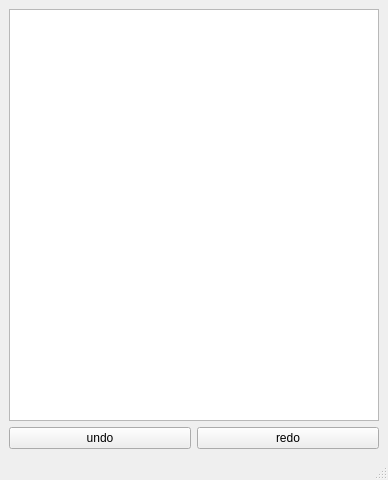
<?xml version="1.0" encoding="UTF-8"?>
<ui version="4.0">
 <class>MainWindow</class>
 <widget class="QMainWindow" name="MainWindow">
  <property name="geometry">
   <rect>
    <x>0</x>
    <y>0</y>
    <width>388</width>
    <height>480</height>
   </rect>
  </property>
  <property name="windowTitle">
   <string>Text Editor</string>
  </property>
  <widget class="QWidget" name="centralwidget">
   <layout class="QGridLayout" name="gridLayout_2">
    <item row="2" column="0" colspan="2">
     <widget class="QPlainTextEdit" name="textEdit">
      <property name="sizePolicy">
       <sizepolicy hsizetype="Expanding" vsizetype="Expanding">
        <horstretch>0</horstretch>
        <verstretch>0</verstretch>
       </sizepolicy>
      </property>
      <property name="font">
       <font>
        <family>System</family>
        <pointsize>12</pointsize>
        <weight>75</weight>
        <bold>true</bold>
       </font>
      </property>
      <property name="undoRedoEnabled">
       <bool>false</bool>
      </property>
     </widget>
    </item>
    <item row="3" column="0">
     <widget class="QPushButton" name="undoButton">
      <property name="sizePolicy">
       <sizepolicy hsizetype="Expanding" vsizetype="Fixed">
        <horstretch>0</horstretch>
        <verstretch>0</verstretch>
       </sizepolicy>
      </property>
      <property name="text">
       <string>undo</string>
      </property>
     </widget>
    </item>
    <item row="3" column="1">
     <widget class="QPushButton" name="redoButton">
      <property name="sizePolicy">
       <sizepolicy hsizetype="Expanding" vsizetype="Fixed">
        <horstretch>0</horstretch>
        <verstretch>0</verstretch>
       </sizepolicy>
      </property>
      <property name="text">
       <string>redo</string>
      </property>
     </widget>
    </item>
   </layout>
  </widget>
  <widget class="QStatusBar" name="statusbar"/>
 </widget>
 <resources/>
 <connections/>
</ui>
